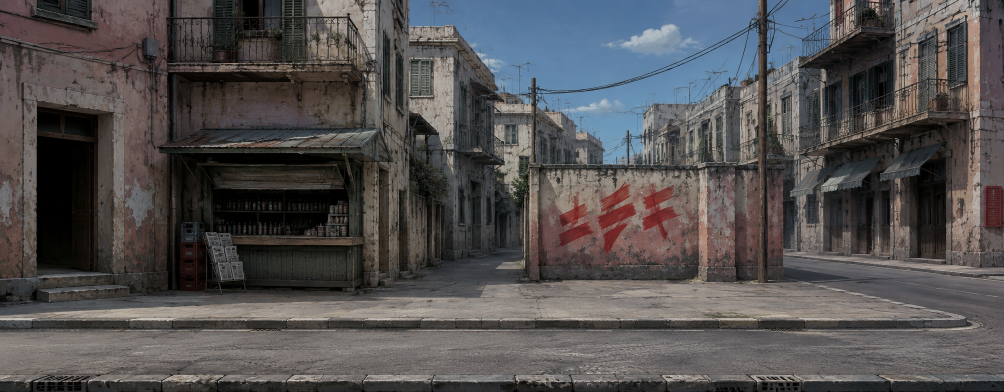
#> input picture brand/source/life-2026-09/street-b.png, 2007 x 784 px (shown at 1/2 size)
$ python -i ingest-2026-09.py   (imports and definitions only)
#> lines starting #> are read from the running program, lines starting #| are printed output that depends on the picture
#> further down, picture is the input picture: PIL image 2007x784 RGB; mean R, G, B 82.7, 80.4, 81.2
#!/usr/bin/env python3
"""
קליטת המסירה — the September delivery: finished frames, not panels on a board.

  WORKER_ART=<folder> python3 scripts/life/ingest-2026-09.py

Every earlier asset was a RECTANGLE OF A CONCEPT BOARD (`build-art.py` holds the crop
boxes). This delivery is different in kind: each backdrop arrives as a finished,
correctly-proportioned frame drawn to the layout specs in `docs/life/*-spec.png`, and
each character arrives as a green-screen or pre-keyed sheet. So the crop model does not
apply and this script does not use it — it takes whole images and gives them the same
three treatments every asset in this project gets (rules 8, 27, 40):

  · **de-yellow** — the same three bands as `build-art.py`, whose helpers this imports
    rather than re-implementing, because two definitions of yellow is one too many;
  · **palette PNG** — lossless over a finite colour table, so "no yellow" is a proof;
  · **de-fringe** — for anything keyed, so a dark figure does not arrive wearing a halo.

The one genuinely new idea here is the STREET FOREGROUND. It ships as a single
full-frame RGBA plate, and a single plate cannot be right: its paving is the ground the
child stands ON, while its pole, its gate pillar and its doorway column are things he
walks BEHIND. Drawn as one layer it either hides him from the knees down or stops
occluding anything. So it is split into two — `streetGround` (the paving, drawn behind
everybody) and `streetFore` (the verticals, drawn in front) — and the split is a
horizontal line plus two kept columns, stated here in fractions of the plate.
"""
import importlib.util
import json
import os
import sys

from PIL import Image

HERE = os.path.dirname(os.path.abspath(__file__))
ROOT = os.path.abspath(os.path.join(HERE, '..', '..'))
OUT = os.path.join(ROOT, 'public/life/art')
ART = os.environ.get('WORKER_ART', os.path.join(ROOT, 'brand/source/life-2026-09'))

spec = importlib.util.spec_from_file_location('ba', os.path.join(HERE, 'build-art.py'))
ba = importlib.util.module_from_spec(spec)
# [1 line not run here, left out]

spec2 = importlib.util.spec_from_file_location('ss', os.path.join(HERE, 'slice-sheets.py'))
ss = importlib.util.module_from_spec(spec2)
# [1 line not run here, left out]


# A backdrop is framed to the viewport, and the viewport is a phone. Above ~1600px the
# file grows with the square of the width and nothing on screen changes; below it the
# painting starts to lose the plaster. Figures are capped by HEIGHT, because that is the
# dimension the walk band scales them by.
MAX_BACKDROP_W = 1600
MAX_FIGURE_H = 430


# [26 lines left out: function clean_palette, not called in this run]


def key_flat(im, near=58, far=104):
    """
    מפתח לפי הרקע עצמו — key against the colour that is actually there.

    `slice-sheets.key_green` asks a RATIO question — is green beating red and blue by a
    third? — which is the right question for a figure on a screen, because a figure is
    large and its edge is a few pixels of a big object. It is the wrong question for a
    string of pennants: every edge pixel is half cloth and half screen, the ratio test
    says "not green enough", and the object arrives wearing the studio.

    So: sample the corners, and key on DISTANCE from that one colour with a soft ramp.
    Below `near` it is the sheet; above `far` it is the object; between them it fades.
    That is both stricter at the edge and safer in the middle — a dark olive prop is
    nowhere near a screen green in RGB space, however the ratio test feels about it.
    """
#> called with near = 58, far = 104
    rgb = im.convert('RGB')
    w, h = rgb.size
#> w = 2007; h = 784
    corners = [rgb.getpixel(p) for p in ((1, 1), (w - 2, 1), (1, h - 2), (w - 2, h - 2))]
#> corners = [(95, 73, 79), (23, 24, 23), (25, 23, 24), (3, 2, 3)]
    bg = tuple(sorted(c[i] for c in corners)[1] for i in range(3))
#> bg = (23, 23, 23)
    px = rgb.load()
    alpha = Image.new('L', (w, h), 255)
#> alpha: PIL image 2007x784 L; every value is 255
    ap = alpha.load()
    span = max(1, far - near)
    for y in range(h):
        for x in range(w):
            r, g, b = px[x, y]
            d = ((r - bg[0]) ** 2 + (g - bg[1]) ** 2 + (b - bg[2]) ** 2) ** 0.5
            if d <= near:
                ap[x, y] = 0
            elif d < far:
                ap[x, y] = round(255 * (d - near) / span)
    out = rgb.convert('RGBA')
    out.putalpha(alpha)
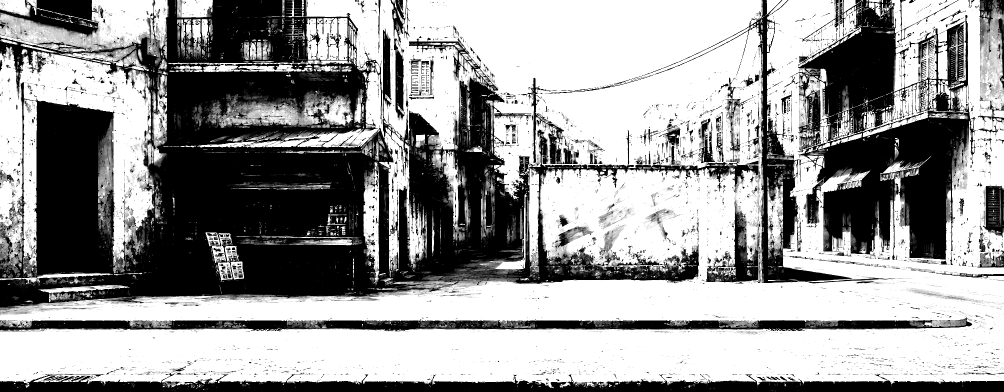
#> alpha: PIL image 2007x784 L (shown at 1/2 size); min 0, max 255, mean 151.7
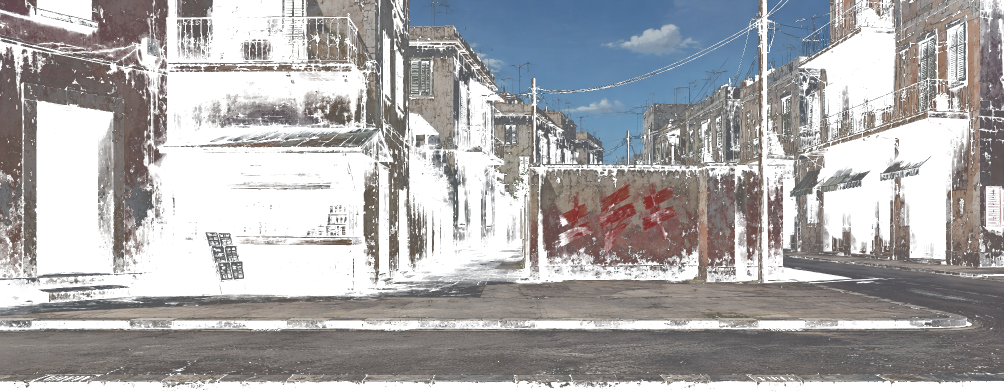
#> out: PIL image 2007x784 RGBA (shown at 1/2 size); mean R, G, B, A 82.7, 80.4, 81.2, 151.7; transparent parts drawn white
    return out


# [106 lines left out: functions despill, write, not called in this run]


# ---------------------------------------------------------------------------------
# BACKDROPS — whole frames. `street` is the coolest of the three straight-on takes and
# therefore the one that survives the engine's own warm grade; the warmer takes look
# better on their own and worse in the game, which is the whole reason the spec asked
# for "cooler and flatter than looks right".
# ---------------------------------------------------------------------------------
BACKDROPS = [
    ('street', 'street-b.png', None),
    ('approach', 'approach.png', None),
    ('gate7', 'gate7.png', None),
    # The same street from further east, kept as the ARRIVAL card for the road: the one
    # frame the player sees when they first leave the neighbourhood, before control
    # returns. A second painting of a place you already know is a transition (§33), and
    # it costs one asset rather than a second scene.
    ('streetEast', 'street-angled.png', None),
]

# The foreground plate, split. Fractions of the plate, measured off the delivery.
FORE_GROUND_TOP = 0.762      # everything below this line is the near paving
FORE_KEEP_LEFT = 0.105       # the doorway column, its step and the potted plant
FORE_KEEP_RIGHT = 0.755      # the utility pole, the gate pillar and the railing
FORE_CANOPY = 0.30           # above this the plate is foliage, which occludes nothing


# [35 lines left out: function split_foreground, not called in this run]


# ---------------------------------------------------------------------------------
# CHARACTER SHEETS
#
# פוגי is the protagonist, at three ages. The boy replaces the illustrated child the
# game shipped with — a cartoon figure standing in a painted street was the single most
# visible flaw in the build, and no amount of grading fixes a mismatch of medium.
#
# The two crowd sheets are the neighbourhood: fourteen young people and fourteen adults,
# period-dressed, on green. They replace the seven interchangeable `fan*` cut-outs the
# ambient system has been recycling, which is what made a busy street read as the same
# four people walking past on a loop.
# ---------------------------------------------------------------------------------
SHEETS = [
    ('pogi-boy.png', (20, 20, 1520, 552), 'green',
     ['pogi', 'pogi-3q', 'pogi-side', 'pogi-back', 'pogi-walk', 'pogi-scarf', 'pogi-arms'], 1.0),
    ('pogi-boy.png', (20, 560, 1520, 1010), 'green',
     ['pogi-sit', 'pogi-cross', 'pogi-cheer', 'pogi-kneel', 'pogi-hold'], 1.0),

    ('crowd-young.png', (10, 30, 1526, 500), 'green',
     [f'youngA{i}' for i in range(1, 8)], 1.0),
    ('crowd-young.png', (10, 510, 1526, 1000), 'green',
     [f'youngB{i}' for i in range(1, 8)], 1.0),

    ('crowd-adults.png', (10, 30, 1526, 500), 'green',
     [f'adultA{i}' for i in range(1, 8)], 1.0),
    ('crowd-adults.png', (10, 510, 1526, 1000), 'green',
     [f'adultB{i}' for i in range(1, 8)], 1.0),

    # פוגי, later. Nothing in Stage A walks around as either of these; they ship so the
    # chapters after this one have a face waiting for them rather than a placeholder,
    # and so the ending's "fifteen years later" plate is the same person (rule 43).
    ('pogi-young.png', (10, 10, 1526, 440), 'alpha',
     [f'pogi90-{i}' for i in range(1, 9)], 1.0),
    ('pogi-young.png', (10, 450, 1526, 800), 'alpha',
     [f'pogi90-b{i}' for i in range(1, 9)], 1.0),
    ('pogi-army.png', (10, 10, 1526, 420), 'alpha',
     [f'pogiIDF-{i}' for i in range(1, 8)], 1.0),
    ('pogi-army.png', (10, 430, 1526, 800), 'alpha',
     [f'pogiIDF-b{i}' for i in range(1, 9)], 1.0),
]


# ---------------------------------------------------------------------------------
# PROPS — the objects a life actually keeps.
#
# The red box was a list of Hebrew nouns. These are the things themselves, cut from the
# supporter-goods sheet and the street-furniture sheet, so the box becomes a display
# case rather than a receipt: a striped scarf somebody put round your neck, a stack of
# newspapers, the coins out of a gutter. Boxes are stated as fractions of the sheet so a
# re-delivery at another size still cuts the same objects.
# ---------------------------------------------------------------------------------
PROPS = [
    ('props-merch.png', 'propScarfRed', (0.020, 0.238, 0.385, 0.375), True),
    ('props-merch.png', 'propPennant', (0.855, 0.395, 0.950, 0.665), True),
    ('props-merch.png', 'propFlag', (0.720, 0.400, 0.870, 0.585), True),
    ('props-merch.png', 'propSticker', (0.780, 0.800, 0.875, 0.955), True),
    ('props-merch.png', 'propBadges', (0.560, 0.640, 0.640, 0.730), True),
    ('props-merch.png', 'propMatchbox', (0.895, 0.710, 0.980, 0.800), True),
    ('props-street.png', 'propColumn', (0.405, 0.560, 0.490, 0.800), True),
    ('props-street.png', 'propBallReal', (0.355, 0.845, 0.440, 0.960), True),
    ('props-street.png', 'propPapers', (0.445, 0.855, 0.580, 0.955), True),
    ('props-street.png', 'propCoins', (0.695, 0.885, 0.785, 0.945), True),

    # --- ריהוט רחוב — the street furniture, which is a different job -----------------
    #
    # The ten props above are things a HAND holds. These are things a STREET holds, and
    # they exist because the September backdrops are beautiful and empty: the painting
    # gives the child a place to walk and gives the eye nothing to catch on. Dressing is
    # what turns a backdrop into a street somebody lives on — a car at the kerb, a bin by
    # the kiosk, bunting over the road on the day of a match — and every one of them is
    # placed in `scenes.ts` as a fraction, so re-framing the backdrop never orphans one.
    ('props-street.png', 'propCar', (0.575, 0.088, 0.795, 0.292), True),
    ('props-street.png', 'propBus', (0.010, 0.016, 0.342, 0.298), True),
    ('props-street.png', 'propBin', (0.259, 0.336, 0.333, 0.542), True),
    ('props-street.png', 'propPlanter', (0.336, 0.318, 0.508, 0.552)),
    # the pennant line WITHOUT its two poles: the street already owns balconies and a
    # utility pole to tie a string to, and a prop that ships its own posts can only ever
    # be hung in the one place they happen to land
    ('props-street.png', 'propBunting', (0.196, 0.572, 0.368, 0.650), True),
    ('props-street.png', 'propBarrier', (0.808, 0.076, 0.994, 0.298), True),
    ('props-street.png', 'propBarriers', (0.512, 0.328, 0.708, 0.534), True),
    ('props-ground.png', 'propPosters', (0.502, 0.328, 0.642, 0.492), True),
    ('props-merch.png', 'propBanner', (0.226, 0.818, 0.594, 0.936), True),
    ('props-merch.png', 'propSign', (0.016, 0.808, 0.220, 0.952), True),
]


# A bus is not a scarf. Anything that dresses a STREET is measured against the backdrop
# rather than against a hand, so it gets its own cap: wide things by width, tall things
# by height, and everything else keeps the 340px the red box was built for.
PROP_TALL = {'propBin': 300, 'propPlanter': 260, 'propBarrier': 220,
             'propBarriers': 240, 'propPosters': 300, 'propSign': 240}
PROP_WIDE = {'propBus': 760, 'propCar': 560, 'propBunting': 900, 'propBanner': 720}


# [74 lines left out: function main, not called in this run]


# [2 lines not run here, left out]

>>> from PIL import Image
>>> picture = Image.open('../../brand/source/life-2026-09/street-b.png')
>>> result = key_flat(picture)

$ run again, on brand/source/life-2026-09/street-a.png
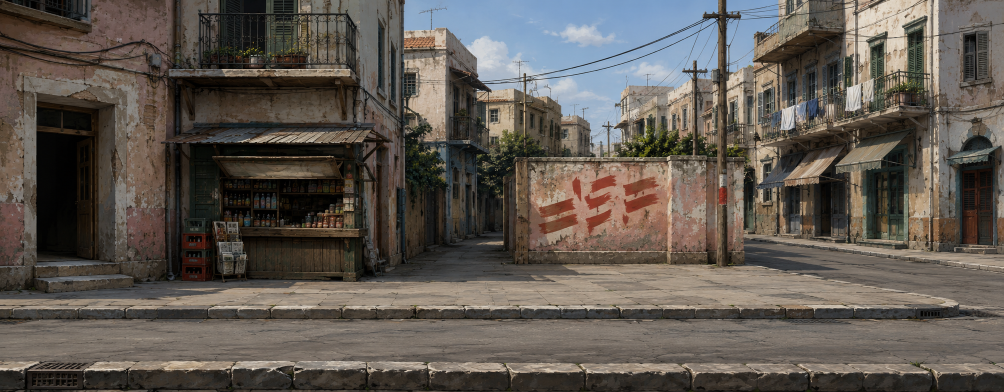
#> input picture brand/source/life-2026-09/street-a.png, 2007 x 784 px (shown at 1/2 size)
#> picture is the input picture: PIL image 2007x784 RGB; mean R, G, B 94.9, 88.2, 81.3
#> corners = [(38, 27, 21), (122, 113, 108), (45, 40, 31), (45, 43, 36)]
#> bg = (45, 40, 31)
#> in key_flat, `out.putalpha(alpha)`:
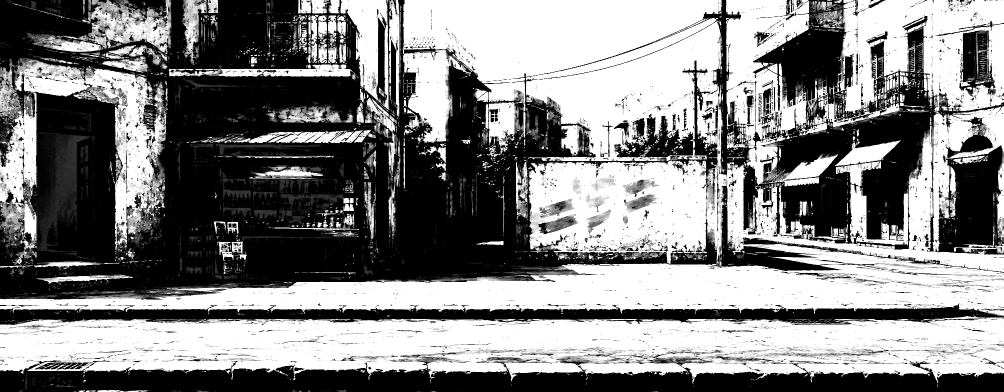
#> alpha: PIL image 2007x784 L (shown at 1/2 size); min 0, max 255, mean 131.4
#> in key_flat, `out.putalpha(alpha)`:
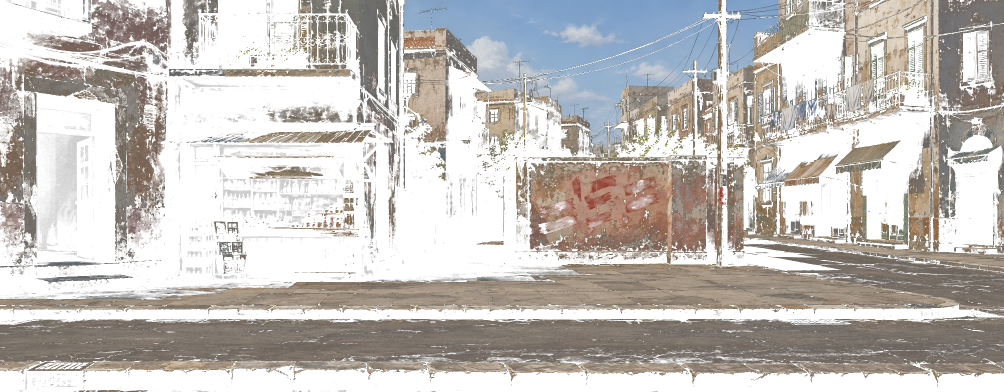
#> out: PIL image 2007x784 RGBA (shown at 1/2 size); mean R, G, B, A 94.9, 88.2, 81.3, 131.4; transparent parts drawn white

$ run again, on brand/source/life-2026-09/street-c.png
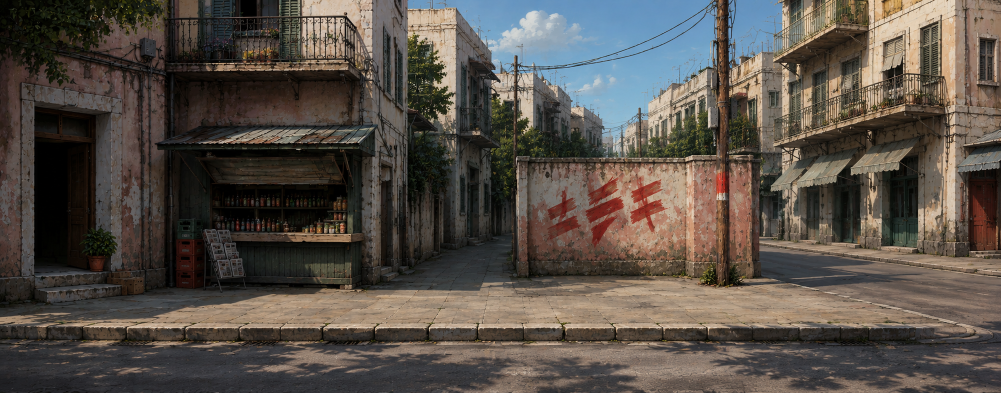
#> input picture brand/source/life-2026-09/street-c.png, 2001 x 786 px (shown at 1/2 size)
#> picture is the input picture: PIL image 2001x786 RGB; mean R, G, B 87, 79.6, 72.6
#> corners = [(3, 3, 0), (112, 99, 80), (22, 24, 23), (84, 69, 65)]
#> bg = (22, 24, 23)
#> in key_flat, `out.putalpha(alpha)`:
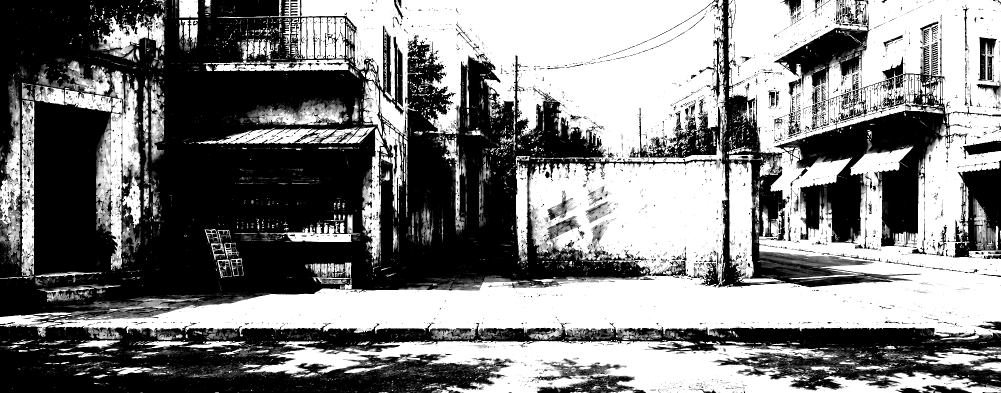
#> alpha: PIL image 2001x786 L (shown at 1/2 size); min 0, max 255, mean 127.2
#> in key_flat, `out.putalpha(alpha)`:
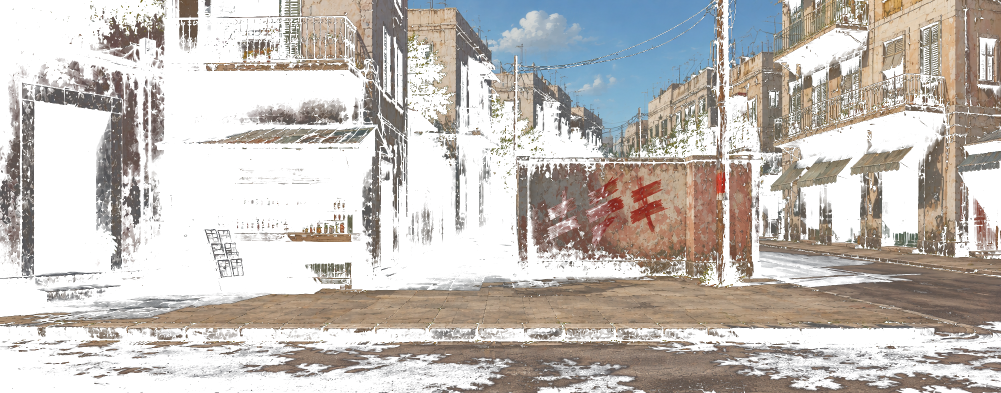
#> out: PIL image 2001x786 RGBA (shown at 1/2 size); mean R, G, B, A 87, 79.6, 72.6, 127.2; transparent parts drawn white
